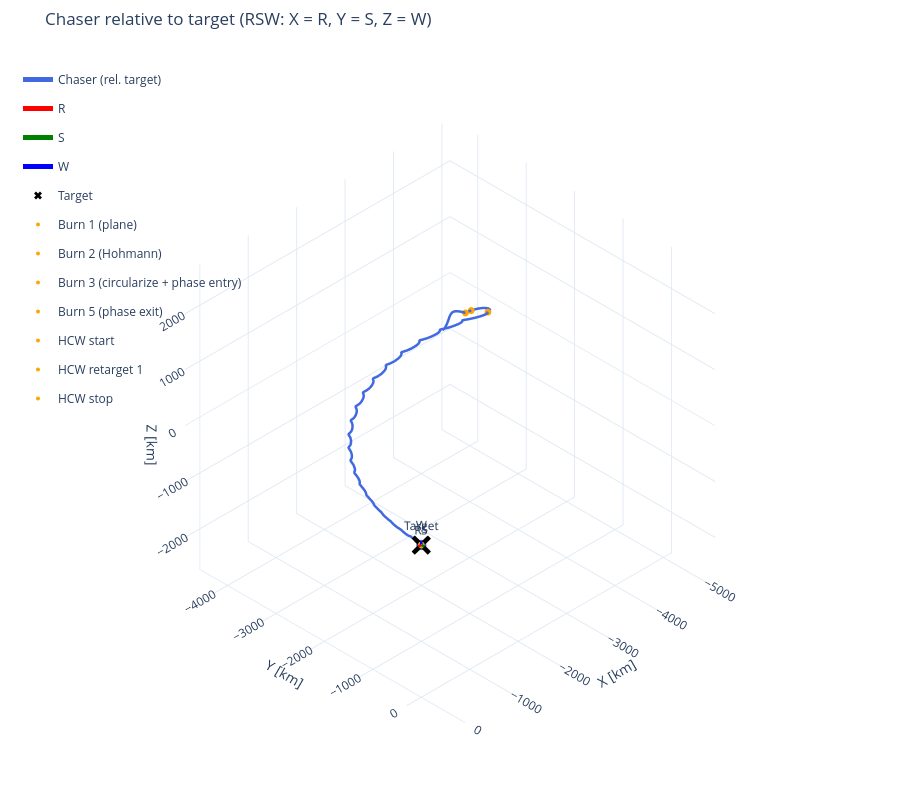

Notebook code for this chart:
### Code cell
# 3D view of the chaser in the target's RSW frame (plot X/Y/Z = R/S/W), target at the origin
# Zoom on HCW: m = ts_rsw >= next(t_b for t_b, name in burns_tl if name.startswith("HCW"))
m = np.ones_like(ts_rsw, dtype=bool)
r_rel_rsw = rv_rsw[m, 0:3]
ts_rel = ts_rsw[m]

axis_len = 0.01 * norm(r_rel_rsw, axis=1).max()  # [m]
rsw_axes = [
    {
        "direction": [1, 0, 0],
        "length": axis_len,
        "name": "R",
        "color": "red",
        "label": True,
    },
    {
        "direction": [0, 1, 0],
        "length": axis_len,
        "name": "S",
        "color": "green",
        "label": True,
    },
    {
        "direction": [0, 0, 1],
        "length": axis_len,
        "name": "W",
        "color": "blue",
        "label": True,
    },
]

burn_points = [
    {"name": "Target", "location": np.zeros(3), "color": "black", "symbol": "x"}
]
for t_b, name in burns_tl:
    if t_b >= ts_rel[0] and "(phasing)" not in name:  # 20 phasing burns would flood the legend
        k = np.argmin(np.abs(ts_rel - t_b))
        burn_points.append(
            {"name": name, "location": r_rel_rsw[k], "color": "orange", "size": 4, "label": False}
        )
fig_rsw_3d = plot_3d(
    r_rel_rsw[::5],
    ts_rel[::5],
    labels="Chaser (rel. target)",
    trace_colors="royalblue",
    title="Chaser relative to target (RSW: X = R, Y = S, Z = W)",
    vectors=rsw_axes,
    points=burn_points,
    scale=KM_TO_M,  # inputs in m, displayed in km
    units="km",
)

### Figure 1 — Plotly figure (JSON) as saved in the notebook; plotly's stock layout.template omitted (floating-point values rounded to 4 significant figures; data arrays with more than 128 entries replaced by an {"elided": "..."} marker saying what was removed)
{"data": [{"legendgroup": "Chaser (rel. target)", "line": {"color": "royalblue", "width": 5}, "mode": "lines", "name": "Chaser (rel. target)", "type": "scatter3d", "x": {"elided": "5395 float values"}, "y": {"elided": "5395 float values"}, "z": {"elided": "5395 float values"}}, {"legendgroup": "Chaser (rel. target)", "marker": {"color": "royalblue", "size": 6}, "mode": "markers", "name": "Chaser (rel. target) End", "showlegend": false, "type": "scatter3d", "x": [-0.0009003], "y": [-0.01337], "z": [-0.002858]}, {"legendgroup": "vector-2", "line": {"color": "red", "width": 5}, "mode": "lines+text", "name": "R", "text": ["", "R"], "textposition": "top center", "type": "scatter3d", "x": [0, 60.53], "y": [0, 0], "z": [0, 0]}, {"anchor": "tip", "colorscale": [[0, "red"], [1, "red"]], "hoverinfo": "skip", "legendgroup": "vector-2", "name": "R arrowhead", "showlegend": false, "showscale": false, "sizemode": "absolute", "sizeref": 3.632, "type": "cone", "u": [1], "v": [0], "w": [0], "x": [60.53], "y": [0], "z": [0]}, {"legendgroup": "vector-4", "line": {"color": "green", "width": 5}, "mode": "lines+text", "name": "S", "text": ["", "S"], "textposition": "top center", "type": "scatter3d", "x": [0, 0], "y": [0, 60.53], "z": [0, 0]}, {"anchor": "tip", "colorscale": [[0, "green"], [1, "green"]], "hoverinfo": "skip", "legendgroup": "vector-4", "name": "S arrowhead", "showlegend": false, "showscale": false, "sizemode": "absolute", "sizeref": 3.632, "type": "cone", "u": [0], "v": [1], "w": [0], "x": [0], "y": [60.53], "z": [0]}, {"legendgroup": "vector-6", "line": {"color": "blue", "width": 5}, "mode": "lines+text", "name": "W", "text": ["", "W"], "textposition": "top center", "type": "scatter3d", "x": [0, 0], "y": [0, 0], "z": [0, 60.53]}, {"anchor": "tip", "colorscale": [[0, "blue"], [1, "blue"]], "hoverinfo": "skip", "legendgroup": "vector-6", "name": "W arrowhead", "showlegend": false, "showscale": false, "sizemode": "absolute", "sizeref": 3.632, "type": "cone", "u": [0], "v": [0], "w": [1], "x": [0], "y": [0], "z": [60.53]}, {"marker": {"color": "black", "size": 7, "symbol": "x"}, "mode": "markers+text", "name": "Target", "text": ["Target"], "textposition": "top center", "type": "scatter3d", "x": [0], "y": [0], "z": [0]}, {"marker": {"color": "orange", "size": 4, "symbol": "circle"}, "mode": "markers", "name": "Burn 1 (plane)", "textposition": "top center", "type": "scatter3d", "x": [-4602.0], "y": [-3691.0], "z": [3.992]}, {"marker": {"color": "orange", "size": 4, "symbol": "circle"}, "mode": "markers", "name": "Burn 2 (Hohmann)", "textposition": "top center", "type": "scatter3d", "x": [-4699.0], "y": [-3669.0], "z": [7.938]}, {"marker": {"color": "orange", "size": 4, "symbol": "circle"}, "mode": "markers", "name": "Burn 3 (circularize + phase entry)", "textposition": "top center", "type": "scatter3d", "x": [-4860.0], "y": [-3485.0], "z": [-8.579]}, {"marker": {"color": "orange", "size": 4, "symbol": "circle"}, "mode": "markers", "name": "Burn 5 (phase exit)", "textposition": "top center", "type": "scatter3d", "x": [-19.66], "y": [-8.3], "z": [10.99]}, {"marker": {"color": "orange", "size": 4, "symbol": "circle"}, "mode": "markers", "name": "HCW start", "textposition": "top center", "type": "scatter3d", "x": [-19.66], "y": [-8.3], "z": [10.99]}, {"marker": {"color": "orange", "size": 4, "symbol": "circle"}, "mode": "markers", "name": "HCW retarget 1", "textposition": "top center", "type": "scatter3d", "x": [0.03118], "y": [-0.04829], "z": [-0.2265]}, {"marker": {"color": "orange", "size": 4, "symbol": "circle"}, "mode": "markers", "name": "HCW stop", "textposition": "top center", "type": "scatter3d", "x": [0.00089], "y": [-0.001784], "z": [0.004353]}], "layout": {"height": 800, "legend": {"bgcolor": "rgba(0,0,0,0)", "borderwidth": 0, "x": 0.02, "y": 0.98}, "margin": {"b": 0, "l": 0, "r": 0, "t": 50}, "scene": {"aspectmode": "cube", "camera": {"eye": {"x": 1.732, "y": 1.732, "z": 1.732}, "projection": {"type": "orthographic"}, "up": {"x": 0, "y": 0, "z": 1}}, "xaxis": {"range": [-5167.0, 309.5], "title": {"text": "X [km]"}}, "yaxis": {"range": [-4574.0, 902.9], "title": {"text": "Y [km]"}}, "zaxis": {"range": [-2727.0, 2750.0], "title": {"text": "Z [km]"}}}, "title": {"text": "Chaser relative to target (RSW: X = R, Y = S, Z = W)"}}}
